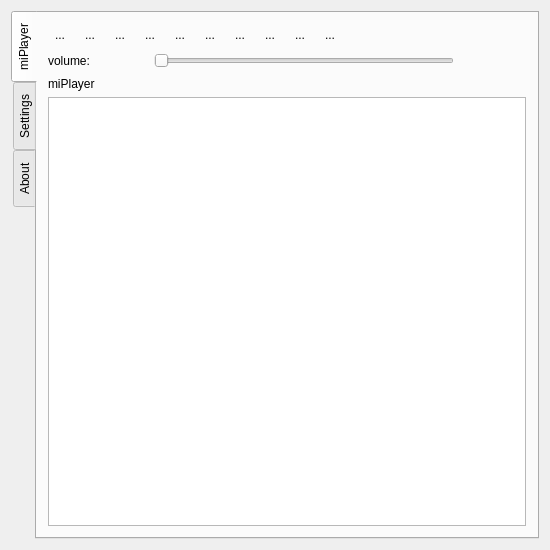
<?xml version="1.0" encoding="UTF-8"?>
<ui version="4.0">
 <class>MainWindow</class>
 <widget class="QMainWindow" name="MainWindow">
  <property name="geometry">
   <rect>
    <x>0</x>
    <y>0</y>
    <width>550</width>
    <height>550</height>
   </rect>
  </property>
  <property name="minimumSize">
   <size>
    <width>550</width>
    <height>550</height>
   </size>
  </property>
  <property name="windowTitle">
   <string>miPlayer - playlist</string>
  </property>
  <property name="windowIcon">
   <iconset theme="media-playback-start">
    <normaloff>.</normaloff>.</iconset>
  </property>
  <property name="styleSheet">
   <string notr="true"/>
  </property>
  <widget class="QWidget" name="centralWidget">
   <property name="styleSheet">
    <string notr="true"/>
   </property>
   <layout class="QVBoxLayout" name="verticalLayout">
    <item>
     <widget class="QTabWidget" name="tabWidget">
      <property name="maximumSize">
       <size>
        <width>16777215</width>
        <height>16777215</height>
       </size>
      </property>
      <property name="tabPosition">
       <enum>QTabWidget::West</enum>
      </property>
      <property name="currentIndex">
       <number>0</number>
      </property>
      <widget class="QWidget" name="tab">
       <attribute name="icon">
        <iconset theme="media-playback-start">
         <normaloff>.</normaloff>.</iconset>
       </attribute>
       <attribute name="title">
        <string>miPlayer</string>
       </attribute>
       <layout class="QVBoxLayout" name="verticalLayout_3">
        <item>
         <layout class="QHBoxLayout" name="horizontalLayout_2">
          <item>
           <widget class="QToolButton" name="play">
            <property name="text">
             <string>...</string>
            </property>
            <property name="icon">
             <iconset theme="media-playback-start">
              <normaloff>.</normaloff>.</iconset>
            </property>
            <property name="autoRaise">
             <bool>true</bool>
            </property>
           </widget>
          </item>
          <item>
           <widget class="QToolButton" name="pauseButton">
            <property name="text">
             <string>...</string>
            </property>
            <property name="icon">
             <iconset theme="media-playback-pause">
              <normaloff>.</normaloff>.</iconset>
            </property>
            <property name="autoRaise">
             <bool>true</bool>
            </property>
           </widget>
          </item>
          <item>
           <widget class="QToolButton" name="stop">
            <property name="text">
             <string>...</string>
            </property>
            <property name="icon">
             <iconset theme="media-playback-stop">
              <normaloff>.</normaloff>.</iconset>
            </property>
            <property name="autoRaise">
             <bool>true</bool>
            </property>
           </widget>
          </item>
          <item>
           <widget class="QToolButton" name="previousButton">
            <property name="text">
             <string>...</string>
            </property>
            <property name="icon">
             <iconset theme="media-skip-backward">
              <normaloff>.</normaloff>.</iconset>
            </property>
            <property name="autoRaise">
             <bool>true</bool>
            </property>
           </widget>
          </item>
          <item>
           <widget class="QToolButton" name="nextButton">
            <property name="text">
             <string>...</string>
            </property>
            <property name="icon">
             <iconset theme="media-skip-forward">
              <normaloff>.</normaloff>.</iconset>
            </property>
            <property name="autoRaise">
             <bool>true</bool>
            </property>
           </widget>
          </item>
          <item>
           <widget class="QToolButton" name="addButton">
            <property name="text">
             <string>...</string>
            </property>
            <property name="icon">
             <iconset theme="document-new">
              <normaloff>.</normaloff>.</iconset>
            </property>
            <property name="autoRaise">
             <bool>true</bool>
            </property>
           </widget>
          </item>
          <item>
           <widget class="QToolButton" name="openButton">
            <property name="text">
             <string>...</string>
            </property>
            <property name="icon">
             <iconset theme="document-open">
              <normaloff>.</normaloff>.</iconset>
            </property>
            <property name="autoRaise">
             <bool>true</bool>
            </property>
           </widget>
          </item>
          <item>
           <widget class="QToolButton" name="saveasButton">
            <property name="text">
             <string>...</string>
            </property>
            <property name="icon">
             <iconset theme="document-save-as">
              <normaloff>.</normaloff>.</iconset>
            </property>
            <property name="autoRaise">
             <bool>true</bool>
            </property>
           </widget>
          </item>
          <item>
           <widget class="QToolButton" name="deleteButton">
            <property name="text">
             <string>...</string>
            </property>
            <property name="icon">
             <iconset theme="edit-delete">
              <normaloff>.</normaloff>.</iconset>
            </property>
            <property name="autoRaise">
             <bool>true</bool>
            </property>
           </widget>
          </item>
          <item>
           <widget class="QToolButton" name="clearButton">
            <property name="text">
             <string>...</string>
            </property>
            <property name="icon">
             <iconset theme="edit-clear">
              <normaloff>.</normaloff>.</iconset>
            </property>
            <property name="autoRaise">
             <bool>true</bool>
            </property>
           </widget>
          </item>
          <item>
           <spacer name="horizontalSpacer">
            <property name="orientation">
             <enum>Qt::Horizontal</enum>
            </property>
            <property name="sizeHint" stdset="0">
             <size>
              <width>40</width>
              <height>20</height>
             </size>
            </property>
           </spacer>
          </item>
         </layout>
        </item>
        <item>
         <layout class="QHBoxLayout" name="horizontalLayout_4">
          <item>
           <widget class="QLabel" name="label_6">
            <property name="enabled">
             <bool>true</bool>
            </property>
            <property name="minimumSize">
             <size>
              <width>100</width>
              <height>17</height>
             </size>
            </property>
            <property name="maximumSize">
             <size>
              <width>100</width>
              <height>17</height>
             </size>
            </property>
            <property name="text">
             <string>volume:</string>
            </property>
           </widget>
          </item>
          <item>
           <widget class="QSlider" name="volume">
            <property name="minimumSize">
             <size>
              <width>300</width>
              <height>20</height>
             </size>
            </property>
            <property name="maximumSize">
             <size>
              <width>300</width>
              <height>20</height>
             </size>
            </property>
            <property name="maximum">
             <number>100</number>
            </property>
            <property name="orientation">
             <enum>Qt::Horizontal</enum>
            </property>
           </widget>
          </item>
          <item>
           <spacer name="horizontalSpacer_2">
            <property name="orientation">
             <enum>Qt::Horizontal</enum>
            </property>
            <property name="sizeHint" stdset="0">
             <size>
              <width>40</width>
              <height>20</height>
             </size>
            </property>
           </spacer>
          </item>
         </layout>
        </item>
        <item>
         <layout class="QHBoxLayout" name="horizontalLayout_3">
          <item>
           <widget class="QLabel" name="info">
            <property name="text">
             <string>miPlayer</string>
            </property>
           </widget>
          </item>
         </layout>
        </item>
        <item>
         <layout class="QHBoxLayout" name="horizontalLayout">
          <item>
           <widget class="QListWidget" name="List">
            <property name="autoFillBackground">
             <bool>false</bool>
            </property>
            <property name="styleSheet">
             <string notr="true"/>
            </property>
           </widget>
          </item>
         </layout>
        </item>
       </layout>
      </widget>
      <widget class="QWidget" name="tab_2">
       <attribute name="icon">
        <iconset theme="document-properties">
         <normaloff>.</normaloff>.</iconset>
       </attribute>
       <attribute name="title">
        <string>Settings</string>
       </attribute>
       <layout class="QVBoxLayout" name="verticalLayout_4">
        <item>
         <widget class="QGroupBox" name="groupBox">
          <property name="title">
           <string>Settings</string>
          </property>
          <layout class="QVBoxLayout" name="verticalLayout_2">
           <item>
            <layout class="QGridLayout" name="gridLayout">
             <item row="3" column="1">
              <widget class="QSlider" name="horizontalSlider_2">
               <property name="sizePolicy">
                <sizepolicy hsizetype="Preferred" vsizetype="Preferred">
                 <horstretch>0</horstretch>
                 <verstretch>0</verstretch>
                </sizepolicy>
               </property>
               <property name="minimum">
                <number>5000</number>
               </property>
               <property name="maximum">
                <number>20000</number>
               </property>
               <property name="value">
                <number>10000</number>
               </property>
               <property name="orientation">
                <enum>Qt::Horizontal</enum>
               </property>
              </widget>
             </item>
             <item row="2" column="0">
              <widget class="QLabel" name="labelMinutes">
               <property name="text">
                <string>Minutes:</string>
               </property>
              </widget>
             </item>
             <item row="2" column="1">
              <widget class="QSlider" name="horizontalSlider">
               <property name="sizePolicy">
                <sizepolicy hsizetype="Preferred" vsizetype="Preferred">
                 <horstretch>0</horstretch>
                 <verstretch>0</verstretch>
                </sizepolicy>
               </property>
               <property name="maximumSize">
                <size>
                 <width>400</width>
                 <height>400</height>
                </size>
               </property>
               <property name="minimum">
                <number>1</number>
               </property>
               <property name="maximum">
                <number>60</number>
               </property>
               <property name="pageStep">
                <number>10</number>
               </property>
               <property name="value">
                <number>2</number>
               </property>
               <property name="orientation">
                <enum>Qt::Horizontal</enum>
               </property>
              </widget>
             </item>
             <item row="3" column="0">
              <widget class="QLabel" name="labelDelay">
               <property name="text">
                <string>Delay:</string>
               </property>
              </widget>
             </item>
             <item row="4" column="1">
              <spacer name="verticalSpacer">
               <property name="orientation">
                <enum>Qt::Vertical</enum>
               </property>
               <property name="sizeHint" stdset="0">
                <size>
                 <width>20</width>
                 <height>40</height>
                </size>
               </property>
              </spacer>
             </item>
             <item row="1" column="0">
              <widget class="QLabel" name="label_5">
               <property name="text">
                <string>Auto Next station</string>
               </property>
              </widget>
             </item>
             <item row="1" column="1">
              <widget class="QCheckBox" name="checkBox">
               <property name="enabled">
                <bool>true</bool>
               </property>
               <property name="text">
                <string>Active</string>
               </property>
               <property name="checked">
                <bool>false</bool>
               </property>
              </widget>
             </item>
            </layout>
           </item>
          </layout>
         </widget>
        </item>
       </layout>
      </widget>
      <widget class="QWidget" name="tab_3">
       <attribute name="icon">
        <iconset theme="help-about">
         <normaloff>.</normaloff>.</iconset>
       </attribute>
       <attribute name="title">
        <string>About</string>
       </attribute>
       <layout class="QVBoxLayout" name="verticalLayout_5">
        <item>
         <layout class="QGridLayout" name="gridLayout_2">
          <item row="1" column="0">
           <widget class="QGroupBox" name="groupBox_2">
            <property name="title">
             <string>About</string>
            </property>
            <layout class="QVBoxLayout" name="verticalLayout_7">
             <item>
              <layout class="QVBoxLayout" name="verticalLayout_6">
               <item>
                <widget class="QLabel" name="label_4">
                 <property name="sizePolicy">
                  <sizepolicy hsizetype="Maximum" vsizetype="Maximum">
                   <horstretch>0</horstretch>
                   <verstretch>1</verstretch>
                  </sizepolicy>
                 </property>
                 <property name="lineWidth">
                  <number>1</number>
                 </property>
                 <property name="midLineWidth">
                  <number>1</number>
                 </property>
                 <property name="text">
                  <string>miPlayer: internet radio stream player with Qt5 interface</string>
                 </property>
                 <property name="wordWrap">
                  <bool>true</bool>
                 </property>
                </widget>
               </item>
               <item>
                <widget class="QLabel" name="label">
                 <property name="text">
                  <string>miPlayer v 0.21.5</string>
                 </property>
                </widget>
               </item>
               <item>
                <widget class="QLabel" name="label_3">
                 <property name="text">
                  <string>Based on Qt 5.15.2 and C++</string>
                 </property>
                </widget>
               </item>
               <item>
                <widget class="QLabel" name="label_2">
                 <property name="text">
                  <string>by: ivaylo</string>
                 </property>
                </widget>
               </item>
               <item>
                <spacer name="verticalSpacer_2">
                 <property name="orientation">
                  <enum>Qt::Vertical</enum>
                 </property>
                 <property name="sizeHint" stdset="0">
                  <size>
                   <width>20</width>
                   <height>40</height>
                  </size>
                 </property>
                </spacer>
               </item>
              </layout>
             </item>
            </layout>
           </widget>
          </item>
         </layout>
        </item>
       </layout>
      </widget>
     </widget>
    </item>
   </layout>
  </widget>
  <action name="actionSave">
   <property name="text">
    <string>Save</string>
   </property>
   <property name="shortcut">
    <string>Ctrl+S</string>
   </property>
  </action>
  <action name="actionOpenFromHere">
   <property name="text">
    <string>Open from here</string>
   </property>
   <property name="shortcut">
    <string>Ctrl+O</string>
   </property>
  </action>
  <action name="actionOpen">
   <property name="text">
    <string>Open</string>
   </property>
   <property name="shortcut">
    <string>Ctrl+Shift+O</string>
   </property>
  </action>
  <action name="actionSaveAs">
   <property name="text">
    <string>Save As</string>
   </property>
   <property name="shortcut">
    <string>Ctrl+Shift+S</string>
   </property>
  </action>
 </widget>
 <layoutdefault spacing="6" margin="11"/>
 <resources/>
 <connections/>
</ui>
